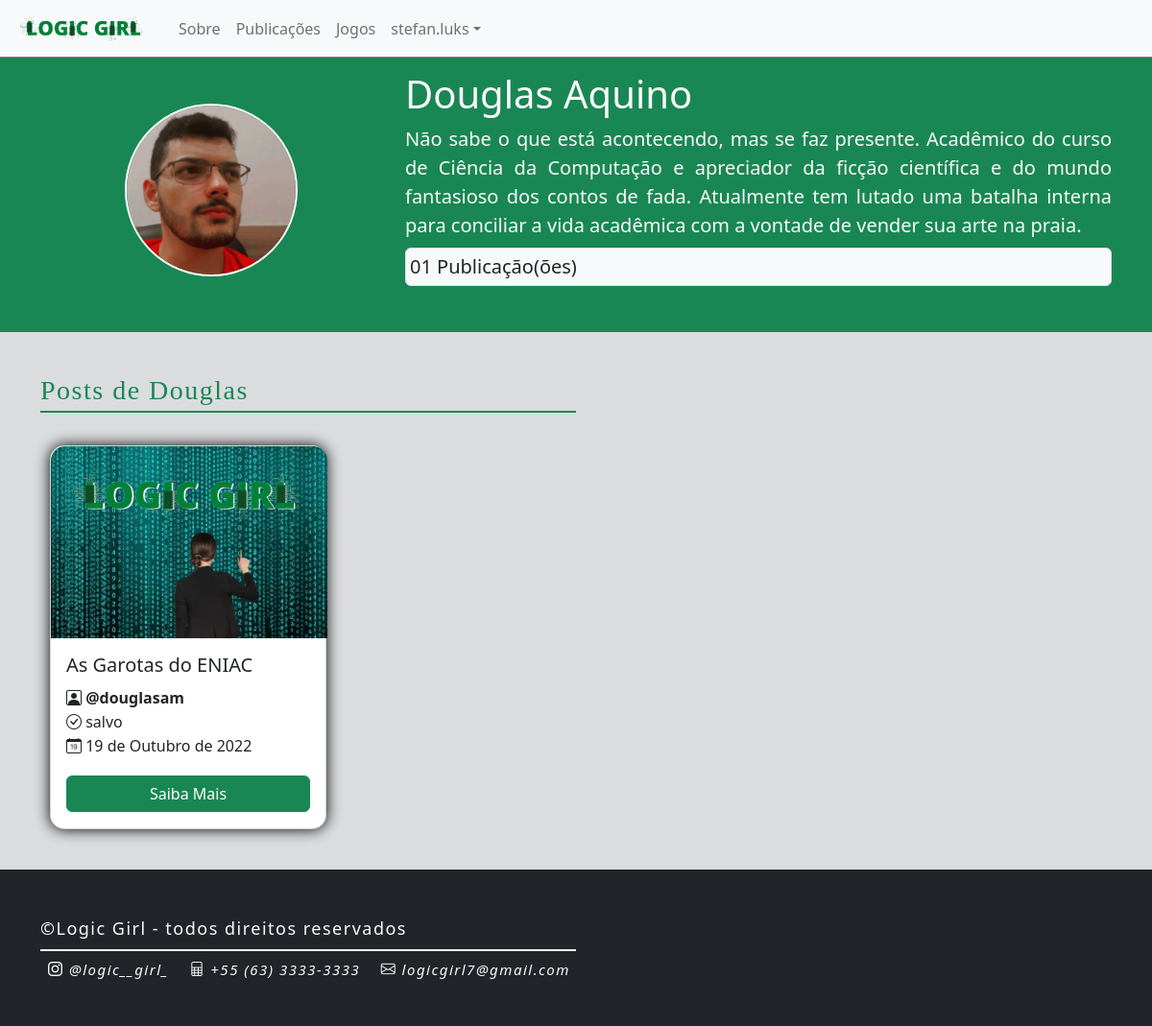
The page /Perfil/douglasam (signed in) on the database its author committed.
### app_posts/models.py (models this page shows, shortened)
class Usuario(User):
    classes = (
        ("0","Autor"),
        ("1","Editor"),
        ("2","Gerente"),
    )
    classe = models.CharField("Classe do Usuario",max_length=20, choices=classes, null=True, blank=True)
    biografia = models.TextField("Biografia do Usuario",max_length=2000, null=True, blank=True)
    image = models.CharField("Imagem de perfil do Usuario",max_length=10000, null=True, blank=True)
    class Meta:
        verbose_name = "Usuário"
        verbose_name_plural = "Usuários"
    def __str__(self):
        return self.username
    def GetPosts(self):
        return list(Publicacao.objects.filter(autor=self))
    def getQtdPublicacoes(self):
        return len(list(Publicacao.objects.filter(autor=self)))

class Publicacao(models.Model):
    UID = models.CharField("Código UID da publicação", max_length=200, null=True, blank=True)
    titulo = models.CharField("Título da publicação", max_length=150)
    resumo = models.TextField("Resumo da publicação", max_length=500, null=True, blank=True)
    conteudo = models.TextField("Conteúdo [ HTML + Bootstrap ]", max_length=10000, null=True, blank=True)
    autor = models.ForeignKey(Usuario,on_delete=models.CASCADE)
    image = models.CharField("Imagem de perfil do Usuario",max_length=10000, null=True, blank=True)
    data_publicacao = models.DateField("Data de Publicação", null=True, blank=True)
    tipos = (
        ("0","POST"),
        ("1","JOGO"),
    )
    tipo = models.CharField("Tipo da Publicação", max_length=5, choices=tipos, null = True, blank = True, default=tipos[0])
    estados = (
        ("0","salvo"),
        ("1","revisão"),
        ("2","revisado"),
        ("3","publicado"),
    )
    status = models.CharField("Status da Publicação", max_length=15, choices=estados, null = True, blank = True, default=estados[0])
    class Meta:
        verbose_name = "Publicação"
        verbose_name_plural = "Publicações"
    def getStatus(self):
        return self.estados[int(self.status)][1]

### app_posts/views.py (the view)
# urls.py: path('Perfil/<str:user>',Perfil,name="Perfil"),
def Perfil(request, user):
    if Usuario.objects.filter(username = user):
        usu = Usuario.objects.get(username = user)
        edicao = False
        if request.user.is_authenticated:
            if usu.username == request.user.username:
                edicao = True
        return render(request, 'Perfil.html', {
            "title":usu.username,
            "navActive":"Perfil",
            "usuario":usu,
            "edicao": edicao,
            "myposts":usu.GetPosts()
        })
    else:
        return render(request, 'Erro.html', {
            "title":"ERROR",
            "navActive":"ERRO",
            "msg":"'Usuário não encontrado!'"
        })

### app_posts/templates/Perfil.html (shortened to what this page needs)
{% extends 'base.html' %}
{% load static %}
{% block page %}
<div class="container-fluid bg bg-success">
    <div class="container">
        <div class="row py-4 align-items-center">
            <div class="col text-center">
                {% if usuario.image %}
                    <img class="img-perfil" src="{{usuario.image}}">
                {% else %}
                    <img class="img-perfil" src="{% static 'perfil/vazio.jpg' %}">
                {% endif %}
            </div>
            <div class="col-8 text-start">
                <h3 class="fs-1 text-light d-flex flex-column align-items-start justify-content-between">{{usuario.first_name}} {{usuario.last_name}}</h3>
                <p class="text-light d-flex flex-column" style="text-align: justify;">
                    <span class="fs-5">{{usuario.biografia}}</span>
                    <span class="bg bg-light text-dark fs-5 p-1 my-2 rounded border">0{{usuario.getQtdPublicacoes}} Publicação(ões)</span>
                </p>
            </div>
        </div>
    </div>
</div>
<div class="container-fluid bg bg-secondary bg-opacity-25">
    <div class="container py-4">
        <div class="titulo w-100 py-3 d-flex align-items-start flex-column">
            <h3 class="fs-3 py-1 my-0 text-success" style="font-family: fantasy; letter-spacing: 1.5px;">Posts de {{usuario.first_name}}</h3>
            <div class="linha w-50 bg bg-success" style="height: 2px;"></div>
        </div>
        <div class="row py-2 align-items-center">
            {% for p in myposts %}
                <div class="col">
                    <div class="card" style="width: 18rem; border-radius: 15px; height: 400px;">
                        {% if p.image %}
                            <img src="{{p.image}}" class="card-img-top" style="border-radius: 15px 15px 0px 0px;">
                        {% else %}
                            <img src="{% static 'imagens/capa_padrao.png' %}" class="card-img-top" style="border-radius: 15px 15px 0px 0px;">
                        {% endif %}
                        <div class="card-body d-flex flex-column align-items-start justify-content-around">
                            <h5 class="card-title">{{p.titulo}}</h5>
                            <p class="card-text m-0">
                                <b class="m-0 p-0"><i class="bi bi-person-square"></i> @{{p.autor}}</b>
                                <p class="m-0 p-0">
                                    {% if p.status == "0" %}
                                        <i class="bi bi-check-circle"></i>
                                    {% elif p.status == "1" %}
                                        <i class="text-success bi bi-check-circle-fill"></i>
                                    {% elif p.status == "2" %}
                                        <i class="text-warning bi bi-check-circle-fill"></i>
                                    {% elif p.status == "3" %}
                                        <i class="text-success bi bi-clipboard-check-fill"></i>
                                    {% endif %}
                                     {{p.getStatus}}
                                </p>
                                <p class="m-0 p-0"><i class="bi bi-calendar-date"></i> {{ p.data_publicacao }}</p>
                            </p>
                            {% if p.status == "0" and edicao %}
                                <a href="{% url 'EditarPost' p.UID %}" class="btn btn-warning w-100">Editar</a>
                            {% else %}
                                <a href="{% url 'Post' p.UID %}" class="btn btn-success w-100">Saiba Mais</a>
                            {% endif %}
                        </div>
                    </div>
                </div>
            {% endfor %}
        </div>
    </div>
</div>
{% endblock %}

### app_posts/templates/base.html (shortened to what this page needs)
<!doctype html>
{% load static %}
<html lang="pt-br">
  <head>
    <link rel="stylesheet" href="https://cdn.jsdelivr.net/npm/bootstrap-icons@1.9.1/font/bootstrap-icons.css">
    <link href="https://cdn.jsdelivr.net/npm/bootstrap@5.2.2/dist/css/bootstrap.min.css" rel="stylesheet">
</head>
<body>
    <nav class="navbar fixed-top navbar-expand-lg bg-light">
        <div class="container-fluid">
            <a class="navbar-brand" href="{% url 'Home' %}">
                <img src="{% static 'imagens/logo.png' %}" class="img-logo"></a>
            <div class="collapse navbar-collapse" id="navbarNavAltMarkup">
                <div class="navbar-nav">
                    {% if navActive == "Sobre" %}
                        <a class="nav-link active" aria-current="page" href="{% url 'Home' %}">Sobre</a>
                    {% else %}
                        <a class="nav-link" aria-current="page" href="{% url 'Home' %}">Sobre</a>
                    {% endif %}
                    {% if navActive == "Publicacoes" %}
                        <a class="nav-link active" href="{% url 'Publicacoes' %}">Publicações</a>
                    {% else %}
                        <a class="nav-link" href="{% url 'Publicacoes' %}">Publicações</a>
                    {% endif %}
                    {% if navActive == "Jogos" %}
                        <a class="nav-link active" href="{% url 'Jogos' %}">Jogos</a>
                    {% else %}
                        <a class="nav-link" href="{% url 'Jogos' %}">Jogos</a>
                    {% endif %}
                    {% if request.user.is_authenticated %}
                        <li class="nav-item dropdown">
                            <a class="nav-link dropdown-toggle" href="#" role="button" data-bs-toggle="dropdown" aria-expanded="false">
                                {{ request.user.username }}
                            </a>
                        </li>
                    {% else %}
                        <a class="nav-link" href="{% url 'login' %}">
                            <i class="bi bi-box-arrow-in-right"></i>
                            <span>Entrar</span>
                        </a>
                    {% endif %}
                </div>
            </div>
        </div>
    </nav>
    {% block page %}
    {% endblock %}
    <div class="container-fluid bg bg-dark">
        <div class="container py-4">
            <div class="titulo w-100 py-3 d-flex align-items-start flex-column">
                <p class="py-2 my-0 text-light" style="font-size: 18px; letter-spacing: 1.5px;">©Logic Girl - todos direitos reservados</p>
                <div class="linha w-50 bg bg-light" style="height: 2px;"></div>
                <p class="py-2 my-0 text-light" style="font-size: 15px; letter-spacing: 1.5px;">
                    <a class="text-light text-decoration-none mx-2" href="https://www.instagram.com/logic__girl_/"><i class="bi bi-instagram"> @logic__girl_</i></a>
                    <a class="text-light text-decoration-none mx-2" href="#"><i class="bi bi-file-spreadsheet"> +55 (63) 3333-3333</i></a>
                    <a class="text-light text-decoration-none mx-2" href="#"><i class="bi bi-envelope"> logicgirl7@gmail.com</i></a>
                </p>
            </div>
        </div>
    </div>
</body>
</html>

### app_posts/templates/Perfil.html (style rules this page uses)
.img-perfil { width: 180px; height: 180px; border-radius: 50%; border: 2px solid white; object-fit: cover; }

### rows shown on the page
Usuario: image (picture), biografia "Não sabe o que está acontecendo, mas se faz presente. Acadêmico do curso de Ciência da Computação e apreciador da ficção científica e do mundo fantasioso dos contos de fada. Atualmente tem lutado uma batalha interna para conciliar a vida acadêmica com a vontade de vender sua arte na praia.", getQtdPublicacoes "1"
Publicacao: titulo "As Garotas do ENIAC", autor "douglasam", getStatus "salvo", data_publicacao "19 de Outubro de 2022", shows "Saiba Mais"

### other values the page prints
{{ request.user.username }} "stefan.luks"
{{ usuario.first_name }} "Douglas"
{{ usuario.last_name }} "Aquino"
